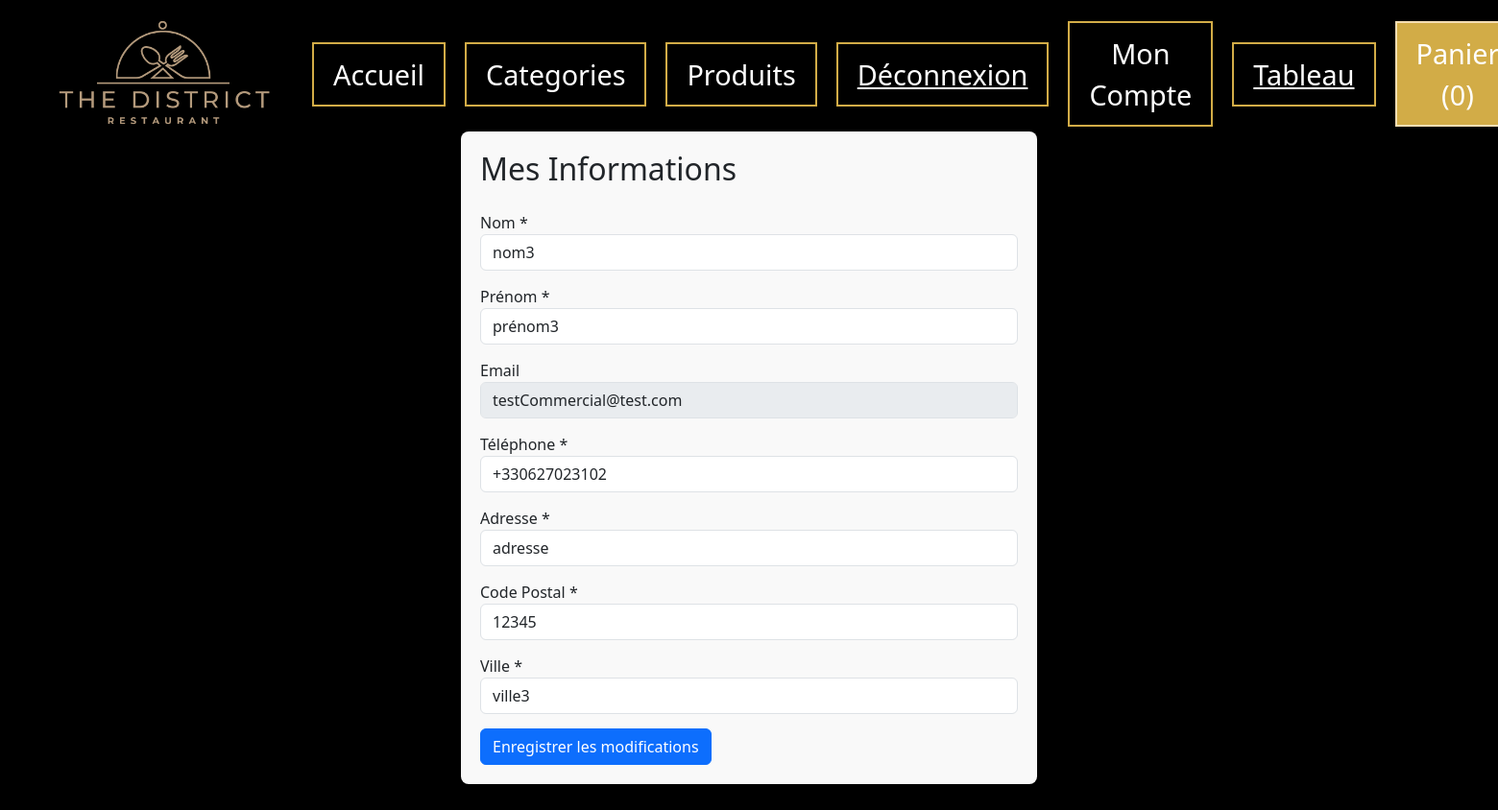
Screenshot of /compte.php (signed in) with the database file from the repository.
### tables this page shows
CREATE TABLE `client` (
  `client_ID` int(11) NOT NULL,
  `client_nom` varchar(50) NOT NULL,
  `client_prenom` varchar(50) NOT NULL,
  `client_tel` varchar(13) NOT NULL,
  `client_cp` varchar(5) NOT NULL,
  `client_ville` varchar(50) NOT NULL,
  `client_adresse1` varchar(50) NOT NULL,
  `client_adresse2` varchar(50) DEFAULT NULL,
  `client_adresse3` varchar(50) DEFAULT NULL,
  `utilisateur_ID` int(11) NOT NULL,
  PRIMARY KEY (`client_ID`),
  UNIQUE KEY `utilisateur_ID` (`utilisateur_ID`)
);

CREATE TABLE `utilisateur` (
  `utilisateur_ID` int(11) NOT NULL,
  `utilisateur_pseudo` varchar(50) NOT NULL,
  `utilisateur_email` varchar(50) DEFAULT NULL,
  `utilisateur_password` varchar(255) DEFAULT NULL,
  `type_ID` int(11) NOT NULL
);

### compte.php (the view, shortened to what this page needs)
<?php
require_once 'header.php';
$pdo->setAttribute(PDO::ATTR_ERRMODE, PDO::ERRMODE_EXCEPTION);
$userId = $_SESSION['utilisateur_ID'];
$stmtUser = $pdo->prepare("SELECT utilisateur_email FROM utilisateur WHERE utilisateur_ID = ?");
$stmtUser->execute([$userId]);
$userData = $stmtUser->fetch(PDO::FETCH_ASSOC);
$userEmail = $userData['utilisateur_email'] ?? '';
$stmt = $pdo->prepare("SELECT * FROM client WHERE utilisateur_ID = ?");
$stmt->execute([$userId]);
$clientInfo = $stmt->fetch(PDO::FETCH_ASSOC);
?>
<!DOCTYPE html>
<html lang="fr">
<head>
</head>
<body>
    <div class="form-container">
        <h2 class="mb-4">Mes Informations</h2>
        <form method="POST" action="compte.php">
            <div class="form-group">
                <label for="nom">Nom *</label>
                <input type="text" class="form-control" id="nom" name="nom"
                    value="<?php echo htmlspecialchars($clientInfo['client_nom'] ?? ''); ?>" required>
            </div>
            <div class="form-group">
                <label for="prenom">Prénom *</label>
                <input type="text" class="form-control" id="prenom" name="prenom"
                    value="<?php echo htmlspecialchars($clientInfo['client_prenom'] ?? ''); ?>" required>
            </div>
            <div class="form-group">
                <label for="email">Email</label>
                <input type="email" class="form-control readonly-field" id="email"
                    value="<?php echo htmlspecialchars($userEmail); ?>" readonly required>
            </div>
            <div class="form-group">
                <label for="telephone">Téléphone *</label>
                <input type="tel" class="form-control" id="telephone" name="telephone"
                    value="<?php echo htmlspecialchars($clientInfo['client_tel'] ?? ''); ?>"
                    pattern="[0-9]{10}" title="Le numéro doit contenir 10 chiffres" required>
            </div>
            <div class="form-group">
                <label for="adresse">Adresse *</label>
                <input type="text" class="form-control" id="adresse" name="adresse"
                    value="<?php echo htmlspecialchars($clientInfo['client_adresse1'] ?? ''); ?>" required>
            </div>
            <div class="form-group">
                <label for="code_postal">Code Postal *</label>
                <input type="text" class="form-control" id="code_postal" name="code_postal"
                    value="<?php echo htmlspecialchars($clientInfo['client_cp'] ?? ''); ?>"
                    pattern="[0-9]{5}" title="Le code postal doit contenir 5 chiffres" required>
            </div>
            <div class="form-group">
                <label for="ville">Ville *</label>
                <input type="text" class="form-control" id="ville" name="ville"
                    value="<?php echo htmlspecialchars($clientInfo['client_ville'] ?? ''); ?>" required>
            </div>
            <button type="submit" class="btn btn-primary">Enregistrer les modifications</button>
        </form>
    </div>
</body>
</html>

### styles/style.css (style rules this page uses)
body { background-color: black; }
.form-container { max-width: 600px; margin: 30px auto; padding: 20px; background-color: #f9f9f9; border-radius: 8px; box-shadow: 0 0 10px rgba(0,0,0,0.1); }
.form-group { margin-bottom: 15px; }
.readonly-field { background-color: #e9ecef; }

### rows the page displays
client: nom "nom3", prenom "prénom3", telephone "+330627023102", adresse "adresse", code_postal "12345", ville "ville3"
utilisateur: utilisateur_email "testCommercial@test.com"

### other values shown
$nombreTotal "0"
